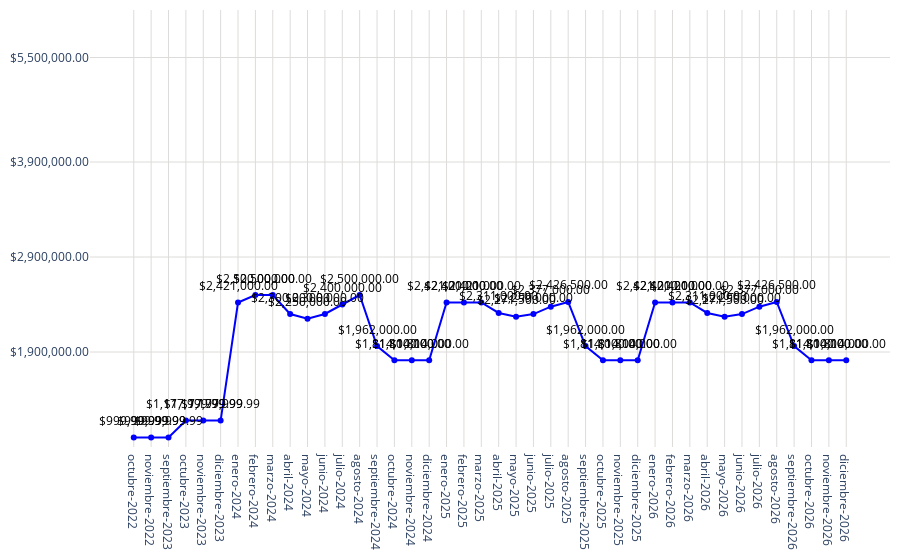

Notebook code for this chart:
### Code cell
# Datos
año = total_todos_pachuca['label']
promedio = total_todos_pachuca['montos']

fig = go.Figure()
fig.add_trace(go.Scatter(
    x=año,
    y=promedio,
    mode='markers+lines',
    marker=dict(color='blue'),
))
# Agregar anotaciones para mostrar los valores encima de los puntos
for a, p in zip(año, promedio):
    fig.add_annotation(
        x=a,
        y=p,
        text=f"${p:,.2f}",  # Formatear el valor del promedio como moneda
        showarrow=False,
        font=dict(color='black', size=12),
        xshift=0,
        yshift=17,
        textangle=0
    )
# Actualizar diseño
fig.update_layout(
    #title='Precio Media Anual',
    yaxis=dict(
        range=[900000, 5500000],  # Establecer el rango del eje y un poco antes del millón
        tickvals=[1900000, 2900000, 3900000, 5000000],  # Definir los valores de las marcas en el eje y un poco antes del millón
        ticktext=['$1,900,000.00','$2,900,000.00', '$3,900,000.00','$5,500,000.00'],  # Definir el texto de las marcas en el eje y un poco antes del millón
        gridcolor='#dddcda',   # Color de las líneas de la cuadrícula
        gridwidth=1  # Ancho de las líneas de la cuadrícula
    ),margin=dict(l=10, r=10, t=10, b=10),  # Ajusta los márgenes (left, right, top, bottom)        
    xaxis=dict(
        gridcolor='#dddcda', 
        tickmode='array',
        tickvals=año,
        ticktext=año
    ),
    plot_bgcolor='rgba(0,0,0,0)'
)
# Exportar gráfica como archivo HTML
def guardar_grafico_como_html(fig, nombre_archivo, carpeta='assets/graficas'):
    # Crear la carpeta si no existe
    if not os.path.exists(carpeta):
        os.makedirs(carpeta)
    # Exportar la gráfica a un archivo HTML
    fig_html = fig.to_html()
    with open(os.path.join(carpeta, nombre_archivo + '.html'), 'w') as archivo:
        archivo.write(fig_html)
guardar_grafico_como_html(fig, 'g_scatt_precio_medianual', carpeta='assets/graficas')
fig.show()

### Figure 1 — Plotly figure (JSON) as saved in the notebook; plotly's stock layout.template omitted (floating-point values rounded to 4 significant figures)
{"data": [{"marker": {"color": "blue"}, "mode": "markers+lines", "type": "scatter", "x": ["octubre-2022", "noviembre-2022", "septiembre-2023", "octubre-2023", "noviembre-2023", "diciembre-2023", "enero-2024", "febrero-2024", "marzo-2024", "abril-2024", "mayo-2024", "junio-2024", "julio-2024", "agosto-2024", "septiembre-2024", "octubre-2024", "noviembre-2024", "diciembre-2024", "enero-2025", "febrero-2025", "marzo-2025", "abril-2025", "mayo-2025", "junio-2025", "julio-2025", "agosto-2025", "septiembre-2025", "octubre-2025", "noviembre-2025", "diciembre-2025", "enero-2026", "febrero-2026", "marzo-2026", "abril-2026", "mayo-2026", "junio-2026", "julio-2026", "agosto-2026", "septiembre-2026", "octubre-2026", "noviembre-2026", "diciembre-2026"], "y": [1000000.0, 1000000.0, 1000000.0, 1178000.0, 1178000.0, 1178000.0, 2421000, 2500000, 2500000, 2300000, 2250000, 2300000, 2400000, 2500000, 1962000, 1814000, 1814000, 1814000, 2421000, 2421000, 2421000, 2311000, 2271500, 2299000, 2377000, 2426500, 1962000, 1814000, 1814000, 1814000, 2421000, 2421000, 2421000, 2311000, 2271500, 2299000, 2377000, 2426500, 1962000, 1814000, 1814000, 1814000]}], "layout": {"annotations": [{"font": {"color": "black", "size": 12}, "showarrow": false, "text": "$999,999.99", "textangle": 0, "x": "octubre-2022", "xshift": 0, "y": 1000000.0, "yshift": 17}, {"font": {"color": "black", "size": 12}, "showarrow": false, "text": "$999,999.99", "textangle": 0, "x": "noviembre-2022", "xshift": 0, "y": 1000000.0, "yshift": 17}, {"font": {"color": "black", "size": 12}, "showarrow": false, "text": "$999,999.99", "textangle": 0, "x": "septiembre-2023", "xshift": 0, "y": 1000000.0, "yshift": 17}, {"font": {"color": "black", "size": 12}, "showarrow": false, "text": "$1,177,999.99", "textangle": 0, "x": "octubre-2023", "xshift": 0, "y": 1178000.0, "yshift": 17}, {"font": {"color": "black", "size": 12}, "showarrow": false, "text": "$1,177,999.99", "textangle": 0, "x": "noviembre-2023", "xshift": 0, "y": 1178000.0, "yshift": 17}, {"font": {"color": "black", "size": 12}, "showarrow": false, "text": "$1,177,999.99", "textangle": 0, "x": "diciembre-2023", "xshift": 0, "y": 1178000.0, "yshift": 17}, {"font": {"color": "black", "size": 12}, "showarrow": false, "text": "$2,421,000.00", "textangle": 0, "x": "enero-2024", "xshift": 0, "y": 2421000, "yshift": 17}, {"font": {"color": "black", "size": 12}, "showarrow": false, "text": "$2,500,000.00", "textangle": 0, "x": "febrero-2024", "xshift": 0, "y": 2500000, "yshift": 17}, {"font": {"color": "black", "size": 12}, "showarrow": false, "text": "$2,500,000.00", "textangle": 0, "x": "marzo-2024", "xshift": 0, "y": 2500000, "yshift": 17}, {"font": {"color": "black", "size": 12}, "showarrow": false, "text": "$2,300,000.00", "textangle": 0, "x": "abril-2024", "xshift": 0, "y": 2300000, "yshift": 17}, {"font": {"color": "black", "size": 12}, "showarrow": false, "text": "$2,250,000.00", "textangle": 0, "x": "mayo-2024", "xshift": 0, "y": 2250000, "yshift": 17}, {"font": {"color": "black", "size": 12}, "showarrow": false, "text": "$2,300,000.00", "textangle": 0, "x": "junio-2024", "xshift": 0, "y": 2300000, "yshift": 17}, {"font": {"color": "black", "size": 12}, "showarrow": false, "text": "$2,400,000.00", "textangle": 0, "x": "julio-2024", "xshift": 0, "y": 2400000, "yshift": 17}, {"font": {"color": "black", "size": 12}, "showarrow": false, "text": "$2,500,000.00", "textangle": 0, "x": "agosto-2024", "xshift": 0, "y": 2500000, "yshift": 17}, {"font": {"color": "black", "size": 12}, "showarrow": false, "text": "$1,962,000.00", "textangle": 0, "x": "septiembre-2024", "xshift": 0, "y": 1962000, "yshift": 17}, {"font": {"color": "black", "size": 12}, "showarrow": false, "text": "$1,814,000.00", "textangle": 0, "x": "octubre-2024", "xshift": 0, "y": 1814000, "yshift": 17}, {"font": {"color": "black", "size": 12}, "showarrow": false, "text": "$1,814,000.00", "textangle": 0, "x": "noviembre-2024", "xshift": 0, "y": 1814000, "yshift": 17}, {"font": {"color": "black", "size": 12}, "showarrow": false, "text": "$1,814,000.00", "textangle": 0, "x": "diciembre-2024", "xshift": 0, "y": 1814000, "yshift": 17}, {"font": {"color": "black", "size": 12}, "showarrow": false, "text": "$2,421,000.00", "textangle": 0, "x": "enero-2025", "xshift": 0, "y": 2421000, "yshift": 17}, {"font": {"color": "black", "size": 12}, "showarrow": false, "text": "$2,421,000.00", "textangle": 0, "x": "febrero-2025", "xshift": 0, "y": 2421000, "yshift": 17}, {"font": {"color": "black", "size": 12}, "showarrow": false, "text": "$2,421,000.00", "textangle": 0, "x": "marzo-2025", "xshift": 0, "y": 2421000, "yshift": 17}, {"font": {"color": "black", "size": 12}, "showarrow": false, "text": "$2,311,000.00", "textangle": 0, "x": "abril-2025", "xshift": 0, "y": 2311000, "yshift": 17}, {"font": {"color": "black", "size": 12}, "showarrow": false, "text": "$2,271,500.00", "textangle": 0, "x": "mayo-2025", "xshift": 0, "y": 2271500, "yshift": 17}, {"font": {"color": "black", "size": 12}, "showarrow": false, "text": "$2,299,000.00", "textangle": 0, "x": "junio-2025", "xshift": 0, "y": 2299000, "yshift": 17}, {"font": {"color": "black", "size": 12}, "showarrow": false, "text": "$2,377,000.00", "textangle": 0, "x": "julio-2025", "xshift": 0, "y": 2377000, "yshift": 17}, {"font": {"color": "black", "size": 12}, "showarrow": false, "text": "$2,426,500.00", "textangle": 0, "x": "agosto-2025", "xshift": 0, "y": 2426500, "yshift": 17}, {"font": {"color": "black", "size": 12}, "showarrow": false, "text": "$1,962,000.00", "textangle": 0, "x": "septiembre-2025", "xshift": 0, "y": 1962000, "yshift": 17}, {"font": {"color": "black", "size": 12}, "showarrow": false, "text": "$1,814,000.00", "textangle": 0, "x": "octubre-2025", "xshift": 0, "y": 1814000, "yshift": 17}, {"font": {"color": "black", "size": 12}, "showarrow": false, "text": "$1,814,000.00", "textangle": 0, "x": "noviembre-2025", "xshift": 0, "y": 1814000, "yshift": 17}, {"font": {"color": "black", "size": 12}, "showarrow": false, "text": "$1,814,000.00", "textangle": 0, "x": "diciembre-2025", "xshift": 0, "y": 1814000, "yshift": 17}, {"font": {"color": "black", "size": 12}, "showarrow": false, "text": "$2,421,000.00", "textangle": 0, "x": "enero-2026", "xshift": 0, "y": 2421000, "yshift": 17}, {"font": {"color": "black", "size": 12}, "showarrow": false, "text": "$2,421,000.00", "textangle": 0, "x": "febrero-2026", "xshift": 0, "y": 2421000, "yshift": 17}, {"font": {"color": "black", "size": 12}, "showarrow": false, "text": "$2,421,000.00", "textangle": 0, "x": "marzo-2026", "xshift": 0, "y": 2421000, "yshift": 17}, {"font": {"color": "black", "size": 12}, "showarrow": false, "text": "$2,311,000.00", "textangle": 0, "x": "abril-2026", "xshift": 0, "y": 2311000, "yshift": 17}, {"font": {"color": "black", "size": 12}, "showarrow": false, "text": "$2,271,500.00", "textangle": 0, "x": "mayo-2026", "xshift": 0, "y": 2271500, "yshift": 17}, {"font": {"color": "black", "size": 12}, "showarrow": false, "text": "$2,299,000.00", "textangle": 0, "x": "junio-2026", "xshift": 0, "y": 2299000, "yshift": 17}, {"font": {"color": "black", "size": 12}, "showarrow": false, "text": "$2,377,000.00", "textangle": 0, "x": "julio-2026", "xshift": 0, "y": 2377000, "yshift": 17}, {"font": {"color": "black", "size": 12}, "showarrow": false, "text": "$2,426,500.00", "textangle": 0, "x": "agosto-2026", "xshift": 0, "y": 2426500, "yshift": 17}, {"font": {"color": "black", "size": 12}, "showarrow": false, "text": "$1,962,000.00", "textangle": 0, "x": "septiembre-2026", "xshift": 0, "y": 1962000, "yshift": 17}, {"font": {"color": "black", "size": 12}, "showarrow": false, "text": "$1,814,000.00", "textangle": 0, "x": "octubre-2026", "xshift": 0, "y": 1814000, "yshift": 17}, {"font": {"color": "black", "size": 12}, "showarrow": false, "text": "$1,814,000.00", "textangle": 0, "x": "noviembre-2026", "xshift": 0, "y": 1814000, "yshift": 17}, {"font": {"color": "black", "size": 12}, "showarrow": false, "text": "$1,814,000.00", "textangle": 0, "x": "diciembre-2026", "xshift": 0, "y": 1814000, "yshift": 17}], "margin": {"b": 10, "l": 10, "r": 10, "t": 10}, "plot_bgcolor": "rgba(0,0,0,0)", "xaxis": {"gridcolor": "#dddcda", "tickmode": "array", "ticktext": ["octubre-2022", "noviembre-2022", "septiembre-2023", "octubre-2023", "noviembre-2023", "diciembre-2023", "enero-2024", "febrero-2024", "marzo-2024", "abril-2024", "mayo-2024", "junio-2024", "julio-2024", "agosto-2024", "septiembre-2024", "octubre-2024", "noviembre-2024", "diciembre-2024", "enero-2025", "febrero-2025", "marzo-2025", "abril-2025", "mayo-2025", "junio-2025", "julio-2025", "agosto-2025", "septiembre-2025", "octubre-2025", "noviembre-2025", "diciembre-2025", "enero-2026", "febrero-2026", "marzo-2026", "abril-2026", "mayo-2026", "junio-2026", "julio-2026", "agosto-2026", "septiembre-2026", "octubre-2026", "noviembre-2026", "diciembre-2026"], "tickvals": ["octubre-2022", "noviembre-2022", "septiembre-2023", "octubre-2023", "noviembre-2023", "diciembre-2023", "enero-2024", "febrero-2024", "marzo-2024", "abril-2024", "mayo-2024", "junio-2024", "julio-2024", "agosto-2024", "septiembre-2024", "octubre-2024", "noviembre-2024", "diciembre-2024", "enero-2025", "febrero-2025", "marzo-2025", "abril-2025", "mayo-2025", "junio-2025", "julio-2025", "agosto-2025", "septiembre-2025", "octubre-2025", "noviembre-2025", "diciembre-2025", "enero-2026", "febrero-2026", "marzo-2026", "abril-2026", "mayo-2026", "junio-2026", "julio-2026", "agosto-2026", "septiembre-2026", "octubre-2026", "noviembre-2026", "diciembre-2026"]}, "yaxis": {"gridcolor": "#dddcda", "gridwidth": 1, "range": [900000, 5500000], "ticktext": ["$1,900,000.00", "$2,900,000.00", "$3,900,000.00", "$5,500,000.00"], "tickvals": [1900000, 2900000, 3900000, 5000000]}}}
